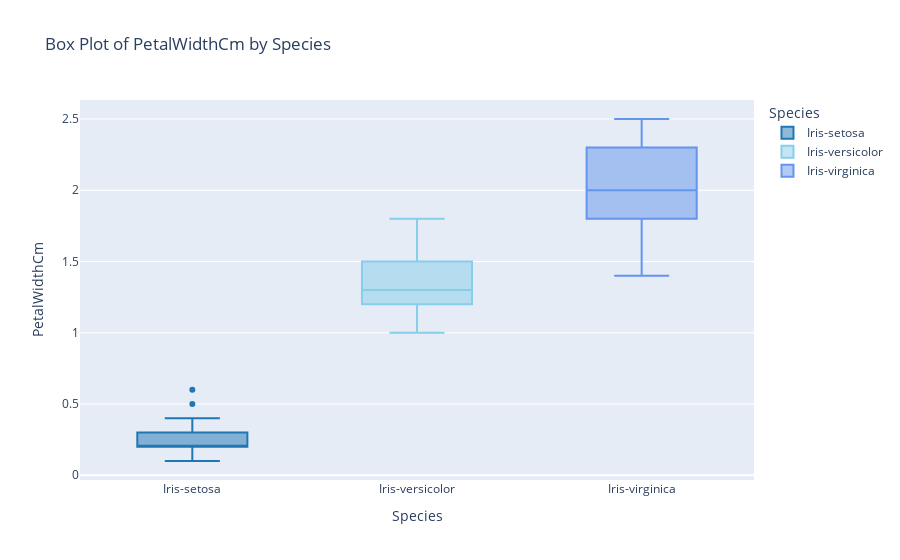

Source (notebook cell):
### Code cell
# Create a box plot to show the relationship between a numerical variable and a categorical variable
fig_boxplot = px.box(df, x="Species", y="PetalWidthCm", title="Box Plot of PetalWidthCm by Species",
                     color='Species',  # Set box color based on Species
                     color_discrete_sequence=custom_colors  # Custom color sequence
                    )

# Update layout
fig_boxplot.update_layout(xaxis_title="Species", yaxis_title="PetalWidthCm",)

# Show the box plot
fig_boxplot.show()

### Figure 1 — Plotly figure (JSON) as saved in the notebook; plotly's stock layout.template omitted (floating-point values rounded to 4 significant figures)
{"data": [{"alignmentgroup": "True", "hovertemplate": "Species=%{x}<br>PetalWidthCm=%{y}<extra></extra>", "legendgroup": "Iris-setosa", "marker": {"color": "#1f77b4"}, "name": "Iris-setosa", "notched": false, "offsetgroup": "Iris-setosa", "orientation": "v", "showlegend": true, "type": "box", "x": ["Iris-setosa", "Iris-setosa", "Iris-setosa", "Iris-setosa", "Iris-setosa", "Iris-setosa", "Iris-setosa", "Iris-setosa", "Iris-setosa", "Iris-setosa", "Iris-setosa", "Iris-setosa", "Iris-setosa", "Iris-setosa", "Iris-setosa", "Iris-setosa", "Iris-setosa", "Iris-setosa", "Iris-setosa", "Iris-setosa", "Iris-setosa", "Iris-setosa", "Iris-setosa", "Iris-setosa", "Iris-setosa", "Iris-setosa", "Iris-setosa", "Iris-setosa", "Iris-setosa", "Iris-setosa", "Iris-setosa", "Iris-setosa", "Iris-setosa", "Iris-setosa", "Iris-setosa", "Iris-setosa", "Iris-setosa", "Iris-setosa", "Iris-setosa", "Iris-setosa", "Iris-setosa", "Iris-setosa", "Iris-setosa", "Iris-setosa", "Iris-setosa", "Iris-setosa", "Iris-setosa", "Iris-setosa", "Iris-setosa", "Iris-setosa"], "x0": " ", "xaxis": "x", "y": [0.2, 0.2, 0.2, 0.2, 0.2, 0.4, 0.3, 0.2, 0.2, 0.1, 0.2, 0.2, 0.1, 0.1, 0.2, 0.4, 0.4, 0.3, 0.3, 0.3, 0.2, 0.4, 0.2, 0.5, 0.2, 0.2, 0.4, 0.2, 0.2, 0.2, 0.2, 0.4, 0.1, 0.2, 0.1, 0.2, 0.2, 0.1, 0.2, 0.2, 0.3, 0.3, 0.2, 0.6, 0.4, 0.3, 0.2, 0.2, 0.2, 0.2], "y0": " ", "yaxis": "y"}, {"alignmentgroup": "True", "hovertemplate": "Species=%{x}<br>PetalWidthCm=%{y}<extra></extra>", "legendgroup": "Iris-versicolor", "marker": {"color": "skyblue"}, "name": "Iris-versicolor", "notched": false, "offsetgroup": "Iris-versicolor", "orientation": "v", "showlegend": true, "type": "box", "x": ["Iris-versicolor", "Iris-versicolor", "Iris-versicolor", "Iris-versicolor", "Iris-versicolor", "Iris-versicolor", "Iris-versicolor", "Iris-versicolor", "Iris-versicolor", "Iris-versicolor", "Iris-versicolor", "Iris-versicolor", "Iris-versicolor", "Iris-versicolor", "Iris-versicolor", "Iris-versicolor", "Iris-versicolor", "Iris-versicolor", "Iris-versicolor", "Iris-versicolor", "Iris-versicolor", "Iris-versicolor", "Iris-versicolor", "Iris-versicolor", "Iris-versicolor", "Iris-versicolor", "Iris-versicolor", "Iris-versicolor", "Iris-versicolor", "Iris-versicolor", "Iris-versicolor", "Iris-versicolor", "Iris-versicolor", "Iris-versicolor", "Iris-versicolor", "Iris-versicolor", "Iris-versicolor", "Iris-versicolor", "Iris-versicolor", "Iris-versicolor", "Iris-versicolor", "Iris-versicolor", "Iris-versicolor", "Iris-versicolor", "Iris-versicolor", "Iris-versicolor", "Iris-versicolor", "Iris-versicolor", "Iris-versicolor", "Iris-versicolor"], "x0": " ", "xaxis": "x", "y": [1.4, 1.5, 1.5, 1.3, 1.5, 1.3, 1.6, 1.0, 1.3, 1.4, 1.0, 1.5, 1.0, 1.4, 1.3, 1.4, 1.5, 1.0, 1.5, 1.1, 1.8, 1.3, 1.5, 1.2, 1.3, 1.4, 1.4, 1.7, 1.5, 1.0, 1.1, 1.0, 1.2, 1.6, 1.5, 1.6, 1.5, 1.3, 1.3, 1.3, 1.2, 1.4, 1.2, 1.0, 1.3, 1.2, 1.3, 1.3, 1.1, 1.3], "y0": " ", "yaxis": "y"}, {"alignmentgroup": "True", "hovertemplate": "Species=%{x}<br>PetalWidthCm=%{y}<extra></extra>", "legendgroup": "Iris-virginica", "marker": {"color": "cornflowerblue"}, "name": "Iris-virginica", "notched": false, "offsetgroup": "Iris-virginica", "orientation": "v", "showlegend": true, "type": "box", "x": ["Iris-virginica", "Iris-virginica", "Iris-virginica", "Iris-virginica", "Iris-virginica", "Iris-virginica", "Iris-virginica", "Iris-virginica", "Iris-virginica", "Iris-virginica", "Iris-virginica", "Iris-virginica", "Iris-virginica", "Iris-virginica", "Iris-virginica", "Iris-virginica", "Iris-virginica", "Iris-virginica", "Iris-virginica", "Iris-virginica", "Iris-virginica", "Iris-virginica", "Iris-virginica", "Iris-virginica", "Iris-virginica", "Iris-virginica", "Iris-virginica", "Iris-virginica", "Iris-virginica", "Iris-virginica", "Iris-virginica", "Iris-virginica", "Iris-virginica", "Iris-virginica", "Iris-virginica", "Iris-virginica", "Iris-virginica", "Iris-virginica", "Iris-virginica", "Iris-virginica", "Iris-virginica", "Iris-virginica", "Iris-virginica", "Iris-virginica", "Iris-virginica", "Iris-virginica", "Iris-virginica", "Iris-virginica", "Iris-virginica", "Iris-virginica"], "x0": " ", "xaxis": "x", "y": [2.5, 1.9, 2.1, 1.8, 2.2, 2.1, 1.7, 1.8, 1.8, 2.5, 2.0, 1.9, 2.1, 2.0, 2.4, 2.3, 1.8, 2.2, 2.3, 1.5, 2.3, 2.0, 2.0, 1.8, 2.1, 1.8, 1.8, 1.8, 2.1, 1.6, 1.9, 2.0, 2.2, 1.5, 1.4, 2.3, 2.4, 1.8, 1.8, 2.1, 2.4, 2.3, 1.9, 2.3, 2.5, 2.3, 1.9, 2.0, 2.3, 1.8], "y0": " ", "yaxis": "y"}], "layout": {"boxmode": "overlay", "legend": {"title": {"text": "Species"}, "tracegroupgap": 0}, "title": {"text": "Box Plot of PetalWidthCm by Species"}, "xaxis": {"anchor": "y", "categoryarray": ["Iris-setosa", "Iris-versicolor", "Iris-virginica"], "categoryorder": "array", "domain": [0, 1], "title": {"text": "Species"}}, "yaxis": {"anchor": "x", "domain": [0, 1], "title": {"text": "PetalWidthCm"}}}}
